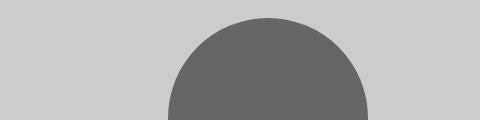
Frame 1 (no input)
Frame 60 (no input): identical to frame 1, image omitted
Frame 120 (the mouse pressed at the canvas centre since frame 60): identical to frame 1, image omitted

The p5.js sketch that drew this single still picture (run headless with seeded random() and noise() and a simulated clock; from frame 60 on, the mouse is pressed at the canvas centre):

// p5.js sketch
// ── sketch.js
function setup() {
  createCanvas(480, 120);
}
function draw() {
 background(204); // Black
 // fill(204); // Light gray
 // ellipse(132, 82, 200, 200); // Light gray circle
 noFill(); //Sem preenchimento
 noStroke(); //Sem linha (outline?)
 ellipse(228, -16, 200, 200); // Medium gray circle
 fill(102); // Dark gray
 ellipse(268, 118, 200, 200); // Dark gray circle
}
